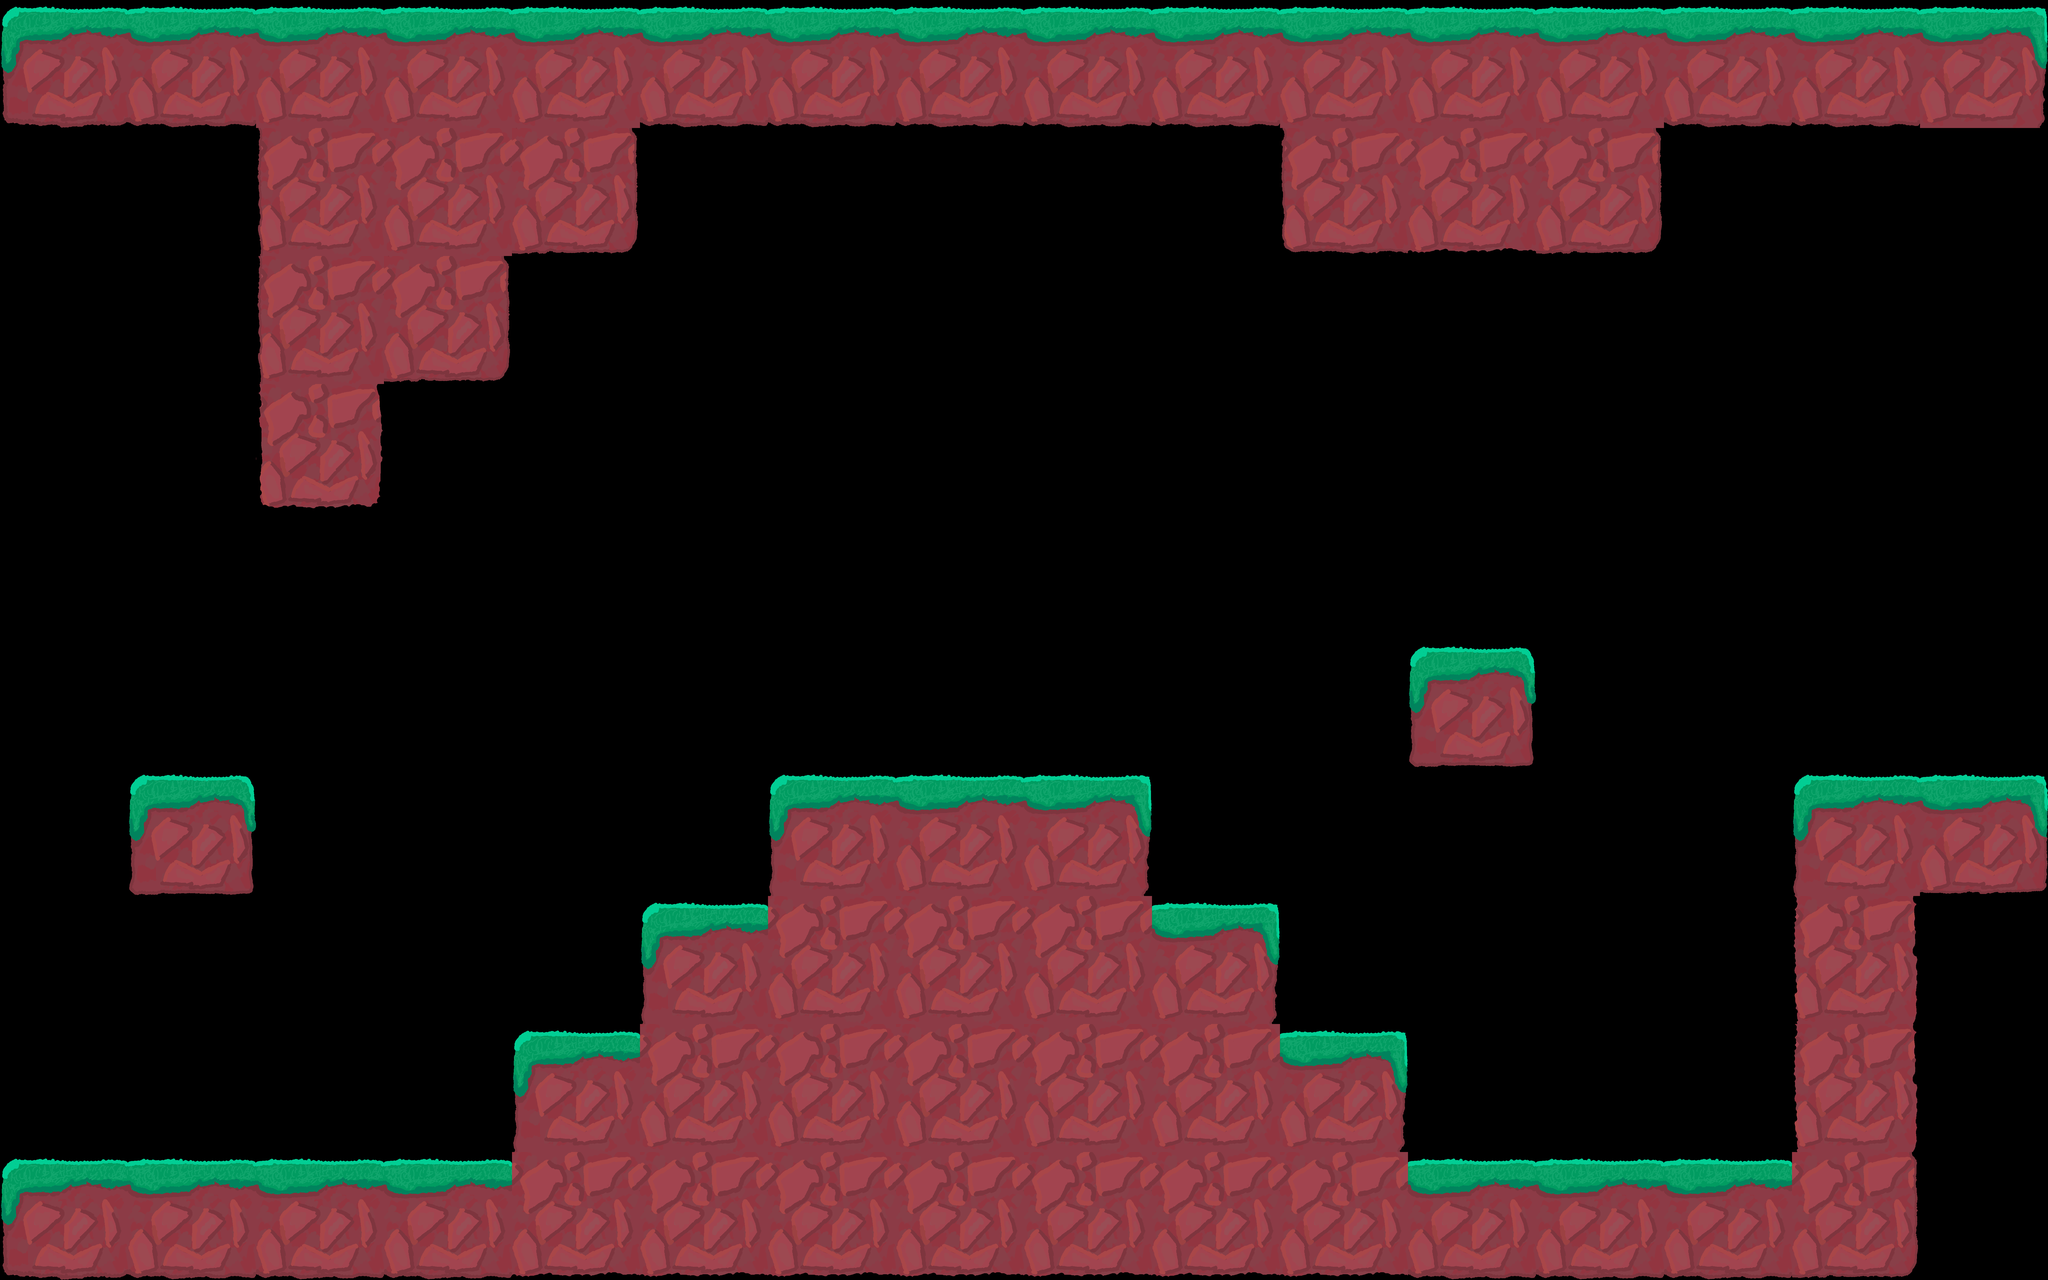

This game map was drawn from its Tiled (.tmx) file and the tilesets committed beside it. A one-line description and the full map source follow:
An orthogonal 16x10 tile map with 512x512 px tiles, 2 tile layers (GroundLayer, WallLayer).

<map version="1.0" orientation="orthogonal" renderorder="right-down" width="16" height="10" tilewidth="512" tileheight="512" nextobjectid="1">
 <tileset firstgid="1" source="DrawnTiles.tsx" />
 <layer name="GroundLayer" width="16" height="10">
  <data encoding="csv">
4,5,2,2,2,5,5,5,5,5,2,2,2,5,5,3,
0,0,0,0,0,0,0,0,0,0,0,0,0,0,0,0,
0,0,0,0,0,0,0,0,0,0,0,0,0,0,0,0,
0,0,0,0,0,0,0,0,0,0,0,0,0,0,0,0,
0,0,0,0,0,0,0,0,0,0,0,0,0,0,0,0,
0,0,0,0,0,0,0,0,0,0,0,19,0,0,0,0,
0,19,0,0,0,0,1,2,3,0,0,0,0,0,1,6,
0,0,0,0,0,1,0,0,0,3,0,0,0,0,0,0,
0,0,0,0,1,0,0,0,0,0,3,0,0,0,0,0,
4,5,5,5,0,0,0,0,0,0,0,5,5,5,0,0
</data>
 </layer>
 <layer name="WallLayer" width="16" height="10">
  <data encoding="csv">
0,0,0,0,0,0,0,0,0,0,0,0,0,0,0,0,
0,0,8,7,12,0,0,0,0,0,10,11,12,0,0,0,
0,0,8,12,0,0,0,0,0,0,0,0,0,0,0,0,
0,0,14,0,0,0,0,0,0,0,0,0,0,0,0,0,
0,0,0,0,0,0,0,0,0,0,0,0,0,0,0,0,
0,0,0,0,0,0,0,0,0,0,0,0,0,0,0,0,
0,0,0,0,0,20,20,20,20,0,0,0,0,0,0,0,
0,0,0,0,20,20,7,7,7,0,0,0,0,0,15,0,
0,0,0,20,20,7,7,7,7,7,0,0,0,0,15,0,
20,20,20,20,11,11,11,11,11,11,11,20,20,20,12,0
</data>
 </layer>
</map>
